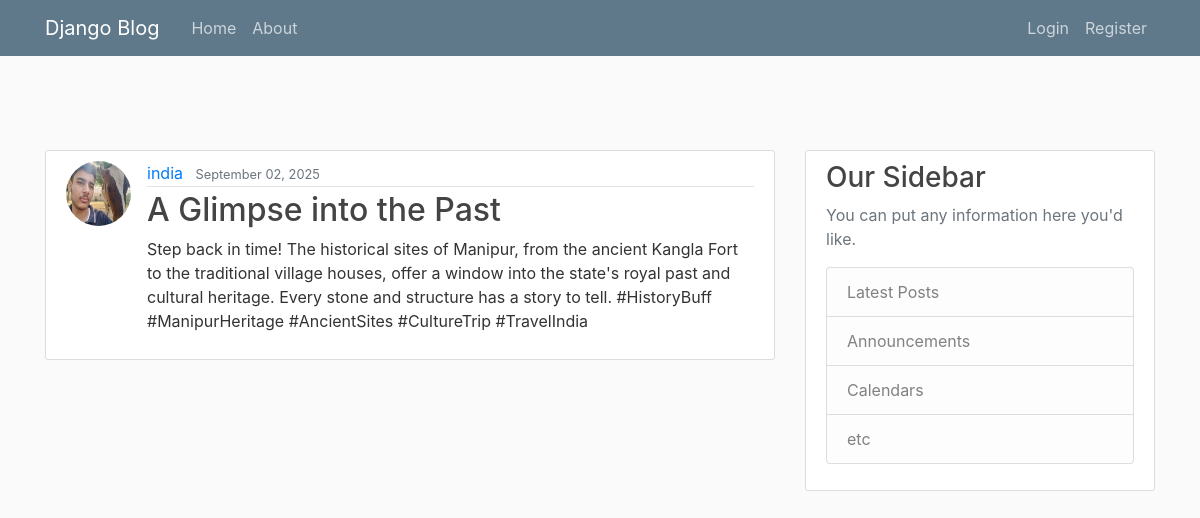
The page /post/13/ on the database its author committed.
### blog/models.py (models this page shows, shortened)
class Post(models.Model):
    title=models.CharField(max_length=100)
    content= models.TextField()
    date_posted=models.DateTimeField(default=timezone.now)
    author=models.ForeignKey(User,on_delete=models.CASCADE)

### users/models.py (models this page shows, shortened)
class Profile(models.Model):
    user = models.OneToOneField(User, on_delete=models.CASCADE)
    image = models.ImageField(default='default.jpg', upload_to='profile_pics')

### blog/views.py (the view)
# urls.py: path('post/<int:pk>/',PostDetailView.as_view(),name='post-detail'),
class PostDetailView(DetailView):
    model=Post

### blog/templates/blog/post_detail.html (shortened to what this page needs)
{% extends "blog/base.html" %}
{% block content %}
<article class="media content-section">
  <img class="rounded-circle article-img" src="{{ object.author.profile.image.url }}">
  <div class="media-body">
    <div class="article-metadata">
      <a class="mr-2" href="{% url 'user-posts' object.author.username %}">{{ object.author }}</a>
      <small class="text-muted">{{ object.date_posted|date:"F d, Y" }}</small>
    </div>
    <h2 class="article-title">{{ object.title }}</h2>
    <p class="article-content">{{ object.content }}</p>
  </div>
</article>
{% endblock content %}

### blog/static/blog/main.css (style rules this page uses)
body { background: #fafafa; color: #333333; margin-top: 5rem; }
h1, h2, h3, h4, h5, h6 { color: #444444; }
.content-section { background: #ffffff; padding: 10px 20px; border: 1px solid #dddddd; border-radius: 3px; margin-bottom: 20px; }
.article-title { color: #444444; }
.article-content { white-space: pre-line; }
.article-img { height: 65px; width: 65px; margin-right: 16px; }
.article-metadata { padding-bottom: 1px; margin-bottom: 4px; border-bottom: 1px solid #e3e3e3 }

### rows shown on the page
Post: author.profile.image (placeholder picture), author "india", date_posted "September 02, 2025", title "A Glimpse into the Past", content "Step back in time! The historical sites of Manipur, from the ancient Kangla Fort to the traditional village houses, offer a window into the state's royal past and cultural heritage. Every stone and structure has a story to tell. #HistoryBuff #ManipurHeritage #AncientSites #CultureTrip #TravelIndia"
